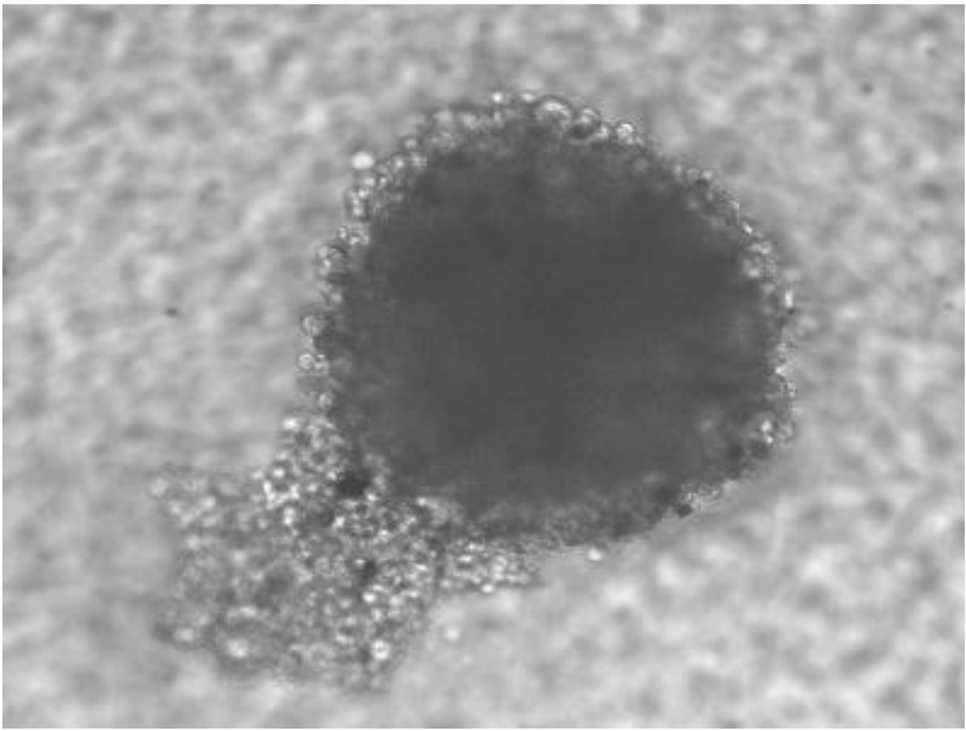
#> input picture fig1.png, 966 x 731 px, shrunk from 1597 x 1208 before the run
$ python interactive_density_heatmap_fig1.py
#> lines starting #> are read from the running program, lines starting #| are printed output that depends on the picture; after the words box and inside, x2 and y2 are one past the last pixel; in counts of white or black regions, pixels touching at a corner belong together
import json
import os
import subprocess
from pathlib import Path

import cv2
import numpy as np
from scipy.ndimage import binary_fill_holes, gaussian_filter

BASE_DIR = Path(__file__).resolve().parent
IMAGE_FILE = BASE_DIR / "fig1.png"
OUTPUT_FILE = BASE_DIR / "results" / "interactive_density_heatmap_fig1.html"

GRID_CELLS = 120
SMOOTHING_SIGMA = 1.5


def detect_cells(image_path):
    img = cv2.imread(image_path)
    if img is None:
        print(f"Could not load {image_path}")
        return None, None, None

    gray = cv2.cvtColor(img, cv2.COLOR_BGR2GRAY)
    img_height, img_width = gray.shape

    _, binary = cv2.threshold(
        gray, 0, 255, cv2.THRESH_BINARY_INV + cv2.THRESH_OTSU
    )
    filled = binary_fill_holes(binary).astype(np.uint8) * 255

    contours, _ = cv2.findContours(
        filled, cv2.RETR_EXTERNAL, cv2.CHAIN_APPROX_SIMPLE
    )
    cell_mask = np.zeros_like(gray)
    for contour in contours:
        if cv2.contourArea(contour) > 100:
            cv2.drawContours(cell_mask, [contour], -1, 255, thickness=cv2.FILLED)

    ys, xs = np.where(cell_mask > 0)
    if len(xs) == 0:
        print("No cells detected.")
        return None, None, None

    print(f"Detected {len(xs)} cell pixels")
    print(f"Image dimensions: {img_width}w x {img_height}h pixels")
    return xs, ys, (img_width, img_height)


def build_density(xs, ys, img_dims):
    img_width, img_height = img_dims
    x_edges = np.linspace(0, img_width, GRID_CELLS + 1)
    y_edges = np.linspace(0, img_height, GRID_CELLS + 1)
    x_centers = ((x_edges[:-1] + x_edges[1:]) / 2).round(2)
    y_centers = ((y_edges[:-1] + y_edges[1:]) / 2).round(2)

    counts, _, _ = np.histogram2d(xs, ys, bins=[x_edges, y_edges])
    density = counts.T
    density = gaussian_filter(density, sigma=SMOOTHING_SIGMA)

    if density.max() > 0:
        density = density / density.max()

    print(
        f"Grid: {GRID_CELLS}x{GRID_CELLS} squares  |  "
        f"Density range: {density.min():.3f} to {density.max():.3f}"
    )
    return x_centers.tolist(), y_centers.tolist(), density.round(4).tolist()


def write_html(x_values, y_values, z_values, img_dims):
    img_width, img_height = img_dims

    html = f"""<!doctype html>
<html lang="en">
<head>
  <meta charset="utf-8">
  <meta name="viewport" content="width=device-width, initial-scale=1">
  <title>Interactive Density Heatmap - fig1.png</title>
  <script src="https://cdn.plot.ly/plotly-2.35.2.min.js"></script>
  <style>
    html, body {{
      margin: 0;
      width: 100%;
      height: 100%;
      font-family: Arial, sans-serif;
      background: #f7f7f7;
    }}
    #plot {{
      width: 100vw;
      height: 100vh;
    }}
  </style>
</head>
<body>
  <div id="plot"></div>
  <script>
    const xValues = {json.dumps(x_values)};
    const yValues = {json.dumps(y_values)};
    const zValues = {json.dumps(z_values)};

    const data = [{{
      type: "surface",
      x: xValues,
      y: yValues,
      z: zValues,
      colorscale: "Jet",
      cmin: 0,
      cmax: 1,
      colorbar: {{
        title: "Density",
        thickness: 18,
        len: 0.72
      }},
      contours: {{
        z: {{
          show: true,
          usecolormap: true,
          highlightcolor: "white",
          project: {{ z: true }}
        }}
      }}
    }}];

    const layout = {{
      title: {{
        text: "Interactive Cell Density Heatmap - fig1.png",
        x: 0.5
      }},
      margin: {{ l: 0, r: 0, t: 52, b: 0 }},
      scene: {{
        xaxis: {{ title: "X (pixels)", range: [0, {img_width}] }},
        yaxis: {{ title: "Y (pixels)", range: [0, {img_height}] }},
        zaxis: {{ title: "Normalized Cell Density", range: [0, 1] }},
        camera: {{
          eye: {{ x: 1.45, y: -1.75, z: 1.05 }}
        }},
        aspectmode: "manual",
        aspectratio: {{ x: {img_width / img_height:.4f}, y: 1, z: 0.45 }}
      }}
    }};

    const config = {{
      responsive: true,
      displaylogo: false,
      modeBarButtonsToRemove: ["lasso2d", "select2d"]
    }};

    Plotly.newPlot("plot", data, layout, config);
  </script>
</body>
</html>
"""

    os.makedirs(OUTPUT_FILE.parent, exist_ok=True)
    with open(OUTPUT_FILE, "w", encoding="utf-8") as html_file:
        html_file.write(html)
    output_path = OUTPUT_FILE.resolve()
    print(f"Saved interactive heatmap to: {output_path}")
    return output_path


def open_output(output_path):
    browser_targets = [
        "Google Chrome",
        "Safari",
        "/Applications/Google Chrome.app",
        "/Applications/Safari.app",
    ]
    for app_name in browser_targets:
        result = subprocess.run(
            ["open", "-a", app_name, str(output_path)],
            check=False,
            stderr=subprocess.DEVNULL,
        )
        if result.returncode == 0:
            print(f"Opened in {app_name}.")
            return True

    subprocess.run(["open", "-R", str(output_path)], check=False)
    print("Could not open a browser automatically, so the file was revealed in Finder.")
    return False


def main():
    print(f"Generating interactive density heatmap from: {IMAGE_FILE.name}")
    xs, ys, img_dims = detect_cells(IMAGE_FILE)
#> in detect_cells, img is the input picture: shape (731, 966, 3); min 60, max 255, mean 157
#> in detect_cells, `_, binary = cv2.threshold( gray, 0, 255, cv2.THRESH_BINARY_INV + cv2.T..`:
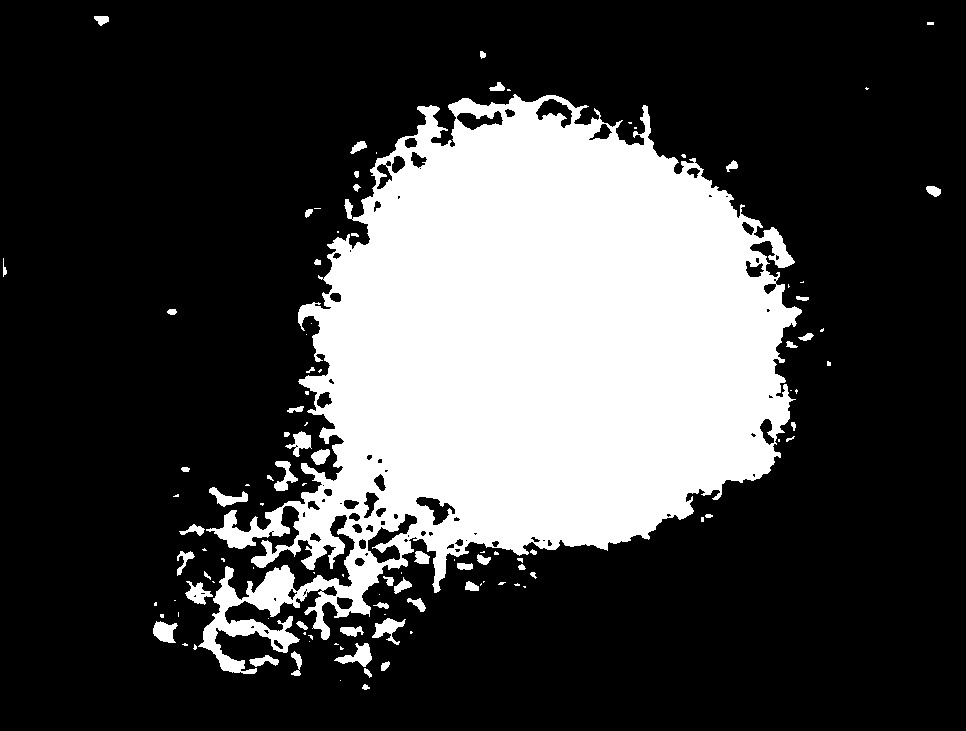
#> binary: shape (731, 966); 26.6% white; 112 white regions (56 under 20 px), largest, box (x1, y1, x2, y2) and area: (198, 94, 802, 674) 181192, (334, 643, 372, 667) 409, (372, 618, 406, 645) 388
#> in detect_cells, `filled = binary_fill_holes(binary).astype(np.uint8) * 255`:
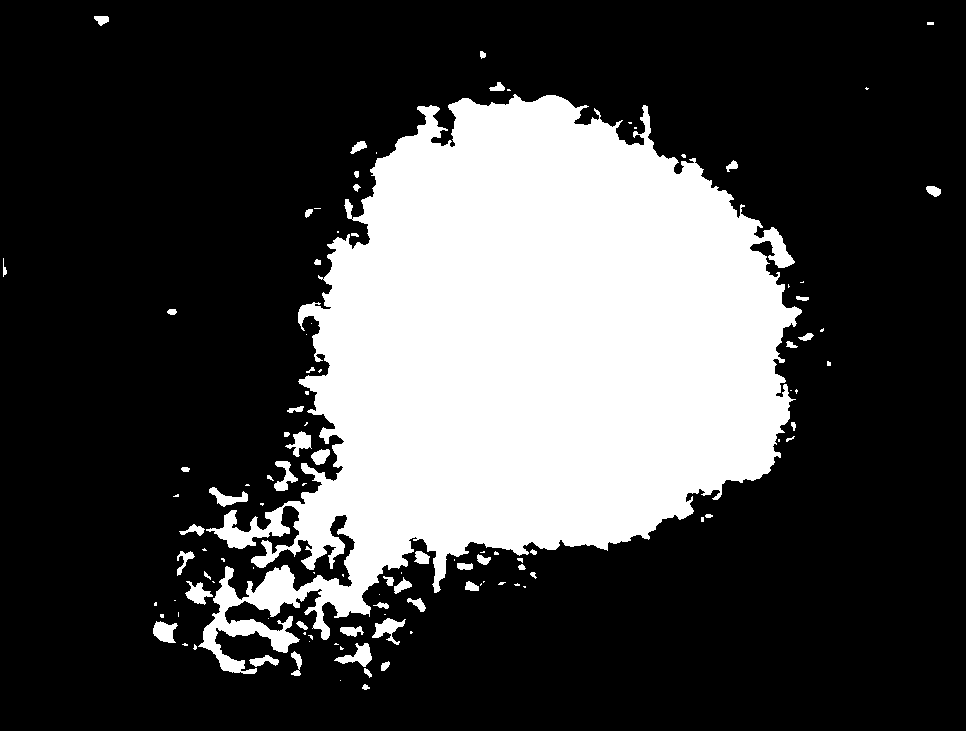
#> filled: shape (731, 966); 27.4% white; 112 white regions (56 under 20 px)
#> in detect_cells, `contours, _ = cv2.findContours( filled, cv2.RETR_EXTERNAL, cv2.CHAIN_A..`: contours = 112 contours, 68 with area under 20; largest, box (x1, y1, x2, y2) and area: (198, 94, 802, 674) 184496, (334, 643, 372, 667) 358, (153, 621, 178, 643) 332, (372, 618, 406, 645) 328, (185, 581, 213, 605) 292
#> the loop in detect_cells, `for contour in contours:` made 112 passes
#> contour on passes 2, 12, 20, 21, 23, 26, 28, 29, 31, 33, 35, 39: [[340, 680]], [[309, 641]], [[268, 618]], [[384, 614], [385, 614]], [[178, 612], [178, 616]], [[174, 600], [175, 600]], [[379, 594]], [[523, 586], [524, 587], [525, 587], [525, 586]], [[481, 583], [480, 584], [480, 585], [481, 584]], [[483, 581], [483, 582], [484, 581]], [[212, 581], [213, 582], [214, 582], [213, 581]], [[342, 574], [342, 575], [343, 576], [343, 574]]
#> after the loop in detect_cells, `for contour in contours:`:
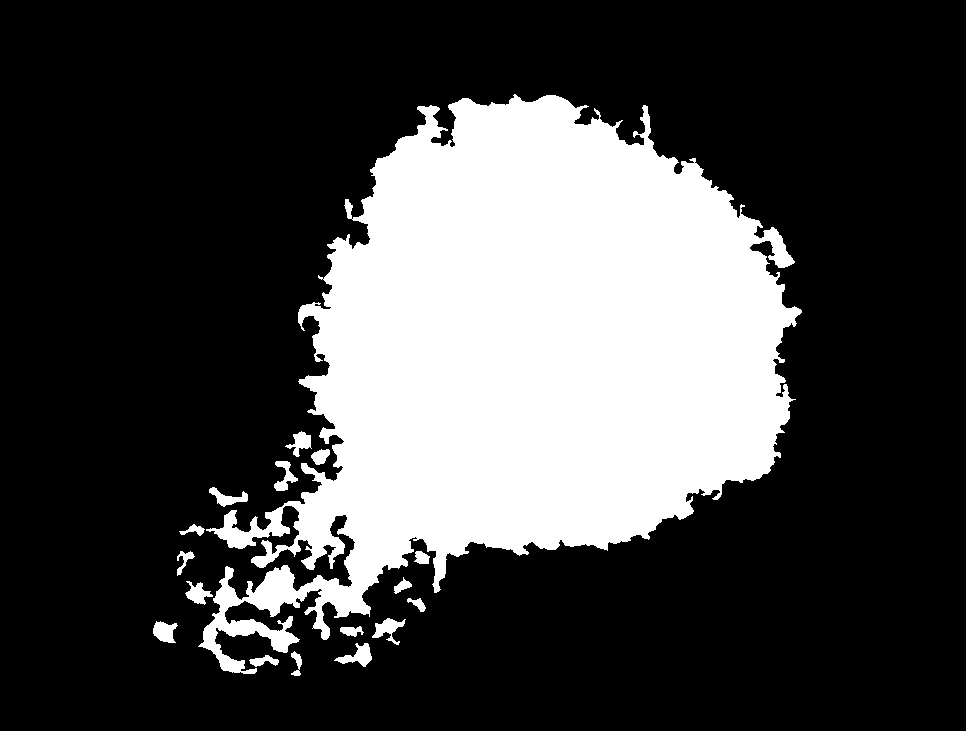
#> cell_mask: shape (731, 966); 27% white; 17 white regions, largest, box (x1, y1, x2, y2) and area: (198, 94, 802, 674) 186917, (334, 643, 372, 667) 409, (372, 618, 406, 645) 388
#| Detected 190831 cell pixels
#| Image dimensions: 966w x 731h pixels
#> img_dims = (966, 731)
    if xs is None:
        print("Could not create interactive density heatmap.")
        return

    x_values, y_values, z_values = build_density(xs, ys, img_dims)
#> in build_density, `img_width, img_height = img_dims`: img_width = 966; img_height = 731
#> in build_density, `counts, _, _ = np.histogram2d(xs, ys, bins=[x_edges, y_edges])`:
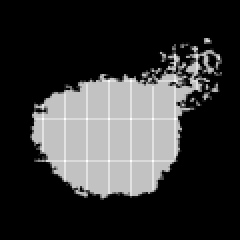
#> counts: shape (120, 120) float64 (shown 2 times larger); min 0, max 63, mean 13.3; drawn with min black and max white
#> in build_density, `density = counts.T`:
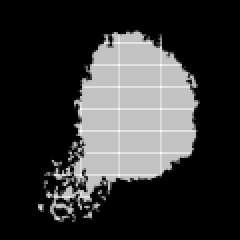
#> density: shape (120, 120) float64 (shown 2 times larger); min 0, max 63, mean 13.3; drawn with min black and max white
#> in build_density, `density = gaussian_filter(density, sigma=SMOOTHING_SIGMA)`:
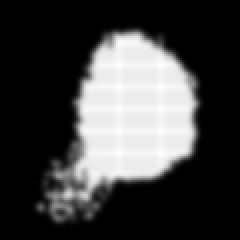
#> density: shape (120, 120) float64 (shown 2 times larger); min 0, max 51.79, mean 13.3; drawn with min black and max white
#| Grid: 120x120 squares  |  Density range: 0.000 to 1.000
#> x_values = 120 values from 4.03 to 962; y_values = 120 values from 3.05 to 728; z_values = 120 items
    output_path = write_html(x_values, y_values, z_values, img_dims)
#> in write_html, `img_width, img_height = img_dims`: img_width = 966; img_height = 731
    did_open = open_output(output_path)
    if did_open:
        print("Done. The heatmap opened automatically.")
    else:
        print("Done. Open the HTML file above to view the heatmap.")
    print("Drag to rotate, scroll to zoom, and shift-drag to pan.")


if __name__ == "__main__":
    main()
#> (the call stopped at in open_output, `result = subprocess.run( ["open", "-a", app_name, str(output_path)], c..`: subprocess is not available in this run)
